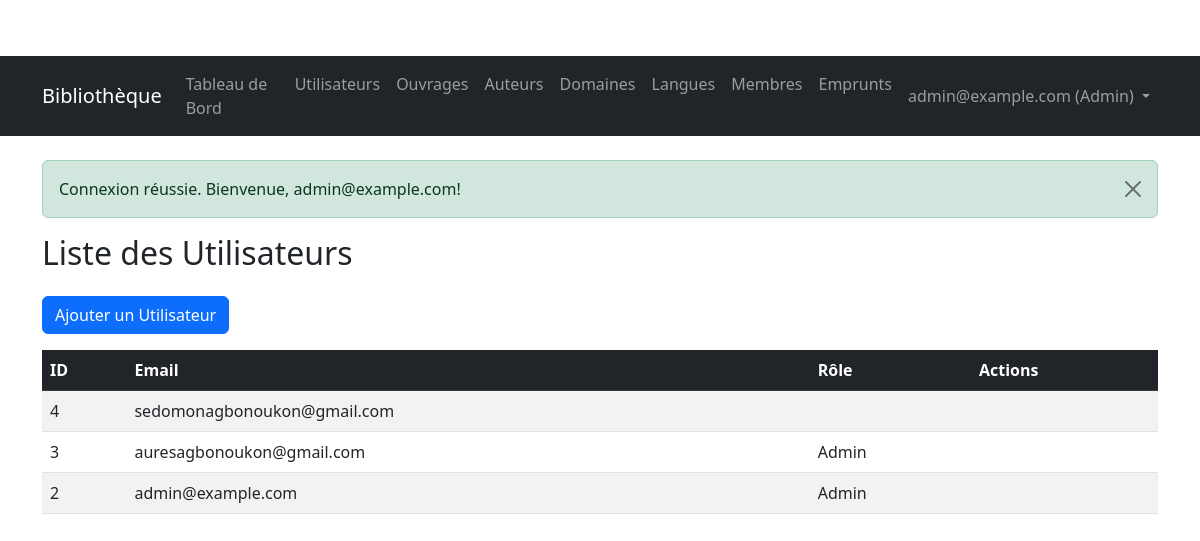
The page /utilisateurs/liste.php (signed in) on the database its author committed.
### tables this page shows
CREATE TABLE `utilisateurs` (
  `id` int(11) NOT NULL,
  `email` varchar(255) NOT NULL,
  `mot_de_passe` varchar(255) NOT NULL,
  `role` enum('admin','bibliothèque') NOT NULL
);

### utilisateurs/liste.php (the view, shortened to what this page needs)
<?php
$page_title = "Liste des Utilisateurs";
require_once '../header.php';
global $connexion;
$utilisateurs = [];
try {
    $requete = $connexion->query("SELECT id, email, role FROM utilisateurs ORDER BY id DESC");
    $utilisateurs = $requete->fetchAll();
} catch (PDOException $e) {
    $error = "Erreur lors de la récupération des utilisateurs : " . $e->getMessage();
}
?>
<h2 class="mb-4">Liste des Utilisateurs</h2>
<p><a href="ajouter.php" class="btn btn-primary">Ajouter un Utilisateur</a></p>
<?php if (count($utilisateurs) > 0): ?>
    <div class="table-responsive">
        <table class="table table-striped table-hover">
            <thead class="table-dark">
                <tr>
                    <th>ID</th>
                    <th>Email</th>
                    <th>Rôle</th>
                    <th>Actions</th>
                </tr>
            </thead>
            <tbody>
                <?php foreach ($utilisateurs as $user): ?>
                    <tr>
                        <td><?= htmlspecialchars($user["id"]) ?></td>
                        <td><?= htmlspecialchars($user["email"]) ?></td>
                        <td><?= htmlspecialchars(ucfirst($user["role"])) ?></td>
                        <td>
                        </td>
                    </tr>
                <?php endforeach; ?>
            </tbody>
        </table>
    </div>
<?php else: ?>
    <div class="alert alert-info" role="alert">
        Aucun utilisateur trouvé.
    </div>
<?php endif; ?>
<?php require_once '../footer.php'; ?>

### header.php (shortened to what this page needs)
<?php
require_once 'config.php';
$user_role = $_SESSION['user_role'] ?? 'guest';
$nav_links = [
    'admin' => [
        ['Tableau de Bord', 'index.php'],
        ['Utilisateurs', 'utilisateurs/liste.php'],
        ['Ouvrages', 'ouvrages/liste.php'],
        ['Auteurs', 'auteurs/liste.php'],
        ['Domaines', 'domaines/liste.php'],
        ['Langues', 'langues/liste.php'],
        ['Membres', 'membres/liste.php'],
        ['Emprunts', 'emprunts/liste.php']
    ],
    'bibliothecaire' => [
        ['Tableau de Bord', 'index.php'],
        ['Ouvrages', 'ouvrages/liste.php'],
        ['Auteurs', 'auteurs/liste.php'],
        ['Domaines', 'domaines/liste.php'],
        ['Langues', 'langues/liste.php'],
        ['Membres', 'membres/liste.php'],
        ['Emprunts', 'emprunts/liste.php']
    ],
    'membre' => [
        ['Tableau de Bord', 'index.php'],
        ['Ouvrages', 'ouvrages/liste.php'],
        ['Mes Emprunts', 'emprunts/mes_emprunts.php']
    ],
    'guest' => [
        ['Connexion', 'login.php']
    ]
];
?>
<!DOCTYPE html>
<html lang="fr">
<head>
    <link href="https://cdn.jsdelivr.net/npm/bootstrap@5.3.0/dist/css/bootstrap.min.css" rel="stylesheet">
    <link rel="stylesheet" href="<?= $base_path ?>css/style.css">
</head>
<body>
    <nav class="navbar navbar-expand-lg navbar-dark bg-dark">
        <div class="container">
            <a class="navbar-brand" href="<?= $base_path ?>index.php">Bibliothèque</a>
            <div class="collapse navbar-collapse" id="navbarNav">
                <ul class="navbar-nav me-auto mb-2 mb-lg-0">
                    <?php
                    foreach (($nav_links[$user_role] ?? []) as $link) {
                        echo generate_nav_link($link[0], $link[1], $page_title);
                    }
                    ?>
                </ul>
                <ul class="navbar-nav">
                    <?php if (isset($_SESSION['user_id'])): ?>
                        <li class="nav-item dropdown">
                            <a class="nav-link dropdown-toggle" href="#" id="navbarDropdown" role="button" data-bs-toggle="dropdown" aria-expanded="false">
                                <?= htmlspecialchars($_SESSION['user_email'] ?? '') ?> (<?= htmlspecialchars(ucfirst($_SESSION['user_role'] ?? 'guest')) ?>)
                            </a>
                        </li>
                    <?php else: ?>
                        <li class="nav-item">
                            <a class="nav-link" href="<?= $base_path ?>login.php">Connexion</a>
                        </li>
                    <?php endif; ?>
                </ul>
            </div>
        </div>
    </nav>
    <div class="container mt-4">
        <?php display_session_messages();  ?>

### config.php (shortened to what this page needs)
<?php
function display_session_messages() {
    if (isset($_SESSION["message"])) {
        echo
            '<div class="alert alert-success alert-dismissible fade show" role="alert">
                ' . $_SESSION["message"] . '
                <button type="button" class="btn-close" data-bs-dismiss="alert" aria-label="Close"></button>
            </div>';
    }
}
$base_path = '/bibliotheque/';
function generate_nav_link($text, $path, $current_page_title) {
    global $base_path;
    $active_class = ($current_page_title === $text) ? 'active' : '';
    return '<li class="nav-item">
                <a class="nav-link ' . $active_class . '" href="' . $base_path . $path . '">' . $text . '</a>
            </li>';
}
?>

### footer.php (shortened to what this page needs)
    </div>
</body>
</html>

### css/style.css (style rules this page uses)
body { padding-top: 56px; }
.alert { margin-top: 1rem; }
.table-responsive { margin-top: 1rem; }

### rows shown on the page
utilisateurs: id "4", email "sedomonagbonoukon@gmail.com"
utilisateurs: id "3", email "auresagbonoukon@gmail.com", role "Admin"
utilisateurs: id "2", email "admin@example.com", role "Admin"

### other values the page prints
$text "Tableau de Bord"
$text "Utilisateurs"
$text "Ouvrages"
$text "Auteurs"
$text "Domaines"
$text "Langues"
$text "Membres"
$text "Emprunts"
$_SESSION['user_email'] "admin@example.com"
$_SESSION['user_role'] "Admin"
$_SESSION["message"] "Connexion réussie. Bienvenue, admin@example.com!"
